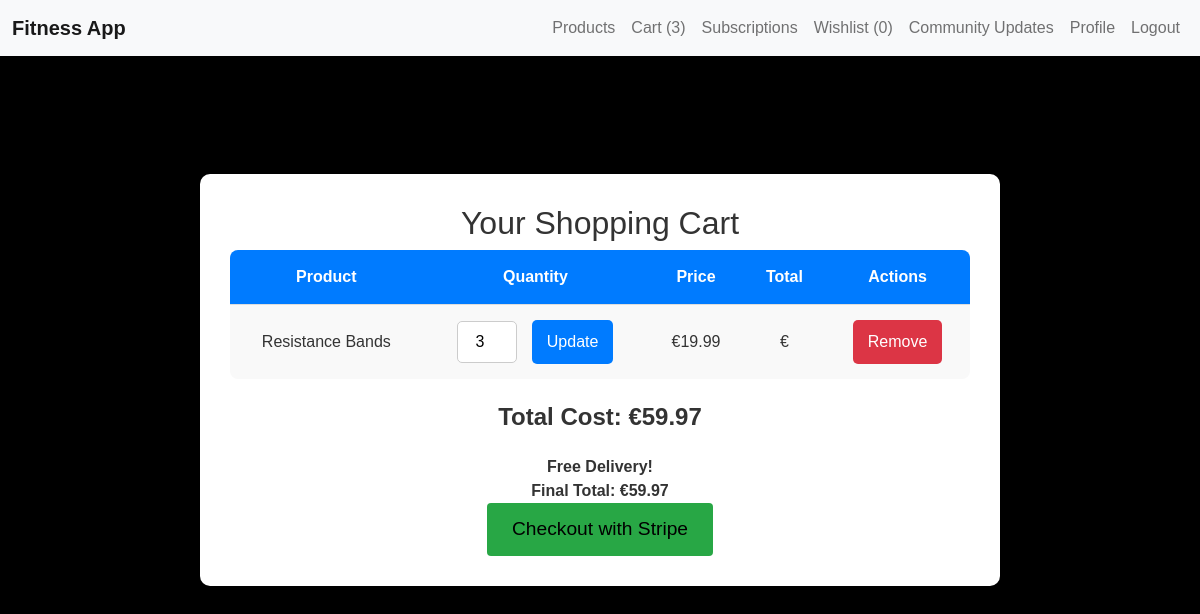
Page /cart/ (signed in) on the committed database.
### cart/models.py (models this page shows, shortened)
class CartItem(models.Model):
    cart = models.ForeignKey(
        Cart, related_name="items", on_delete=models.CASCADE
    )
    product = models.ForeignKey(Product, on_delete=models.CASCADE)
    quantity = models.PositiveIntegerField(default=1)

### fitness/models.py (models this page shows, shortened)
class Product(models.Model):
    name = models.CharField(max_length=255)
    description = models.TextField()
    price = models.DecimalField(max_digits=10, decimal_places=2)
    image = models.ImageField(upload_to='products/')
    stock_quantity = models.IntegerField()
    created_at = models.DateTimeField(auto_now_add=True)
    is_spotlight = models.BooleanField(default=False)

### cart/views.py (the view, shortened to what this page needs)
# urls.py: path("", view_cart, name="view_cart"),
@login_required
def view_cart(request):
    if request.user.is_authenticated:
        cart, created = Cart.objects.get_or_create(user=request.user)
        cart_items = cart.items.all()
        total_cost = cart.get_total_cost()
        if total_cost >= Decimal("50.00"):
            delivery_fee = Decimal("0.00")
        else:
            delivery_fee = Decimal("5.00")
        final_total = total_cost + delivery_fee
        return render(
            request,
            "cart/cart.html",
            {
                "cart_items": cart_items,
                "total_cost": total_cost,
                "delivery_fee": delivery_fee,
                "final_total": final_total,
            },
        )
    else:
        return redirect("login")

### cart/models.py (called while the page is built)
    def get_total_cost(self):
        return sum(
            item.product.price * item.quantity
            for item in self.items.all()
        )

    def get_total_items(self):
        return sum(item.quantity for item in self.items.all())

### fitness/context_processors.py (called while the page is built)
def cart_count(request):
    count = 0
    if request.user.is_authenticated:
        try:
            cart = Cart.objects.get(user=request.user)
            count = cart.get_total_items()
        except Cart.DoesNotExist:
            count = 0
    return {'cart_count': count}

def wishlist_count(request):
    if request.user.is_authenticated:
        wishlist, created = Wishlist.objects.get_or_create(user=request.user)
        count = wishlist.items.count()
    else:
        count = 0
    return {'wishlist_count': count}

### cart/templates/cart/cart.html (shortened to what this page needs)
{% extends "base.html" %}
{% block content %}
<div class="cart-container">
    <h2>Your Shopping Cart</h2>
    {% if cart_items %}
        <table class="cart-table">
            <thead>
                <tr>
                    <th>Product</th>
                    <th>Quantity</th>
                    <th>Price</th>
                    <th>Total</th>
                    <th>Actions</th>
                </tr>
            </thead>
            <tbody>
                {% for item in cart_items %}
                <tr>
                    <td>{{ item.product.name }}</td>
                    <td class="quantity-column">
                        <form method="POST" action="{% url 'cart:update_cart_item' item.id %}">
                            <input type="number" name="quantity" class="quantity-input" value="{{ item.quantity }}" min="1">
                            <button type="submit" class="button update">Update</button>
                        </form>
                    </td>
                    <td>€{{ item.product.price }}</td>
                    <td>€{{ item.total_price }}</td>
                    <td>
                        <form method="POST" action="{% url 'cart:remove_from_cart' item.id %}">
                            <button type="submit" class="button remove">Remove</button>
                        </form>
                    </td>
                </tr>
                {% endfor %}
            </tbody>
        </table>
        <div class="total-cost">
            <strong>Total Cost: €{{ total_cost }}</strong>
        </div>
        {% if total_cost >= 50 %}
            <div class="free-delivery">
                <strong>Free Delivery!</strong>
            </div>
        {% else %}
            <div class="delivery-fee">
                <strong>Delivery Fee: €{{ delivery_fee }} <br> (Free Delivery on orders over €50.00) <br> </strong>
            </div>
        {% endif %}
        <div class="final-total">
            <strong>Final Total: €{{ final_total }}</strong>
        </div>
        <a href="{% url 'cart:checkout' %}" class="btn btn-primary stripe-button">Checkout with Stripe</a>
    {% else %}
        <p class="cart_status">Your cart is currently empty. Please add some items to your cart.</p>
        <a href="{% url 'product_list' %}" class="btn btn-primary">Browse Products</a>
    {% endif %}
</div>
{% endblock %}

### static/css/style.css (style rules this page uses)
body { font-family: 'Montserrat', sans-serif; background-color: black; color: #333; padding-top: 80px; }
.btn { font-size: 1.1rem; }
.btn-primary { background-color: gold; border: none; margin-right: 0px; color: black; }
.cart-container { max-width: 800px; margin: 50px auto; padding: 30px; background-color: #ffffff; border-radius: 10px; box-shadow: 0 8px 20px rgba(0, 0, 0, 0.1); text-align: center; }
.cart-table { width: 100%; border-collapse: collapse; margin-bottom: 20px; background-color: #f9f9f9; border-radius: 8px; overflow: hidden; }
.cart-table th, .cart-table td { padding: 15px; border-bottom: 1px solid #ddd; text-align: center; }
.cart-table th { background-color: #007bff; color: #fff; font-weight: bold; }
.cart-table tr:last-child td { border-bottom: none; }
.quantity-column { display: flex; justify-content: center; align-items: center; }
.quantity-input { width: 60px; padding: 8px; text-align: center; margin-right: 10px; border: 1px solid #ccc; border-radius: 5px; }
.button { padding: 10px 15px; background-color: #007bff; color: #fff; border: none; border-radius: 5px; cursor: pointer; transition: background-color 0.3s ease; font-size: 1rem; text-decoration: none; display: inline-block; }
.button.remove { background-color: #dc3545; }
.total-cost { font-size: 1.5rem; margin: 20px 0; color: #333; }
.stripe-button { background-color: #28a745; padding: 12px 25px; font-size: 1.2rem; transition: background-color 0.3s ease; }

### rows in the picture
CartItem: product.name "Resistance Bands", quantity "3", product.price "19.99"

### other values in the picture
{{ cart_count }} "3"
{{ wishlist_count }} "0"
{{ total_cost }} "59.97"
{{ final_total }} "59.97"
